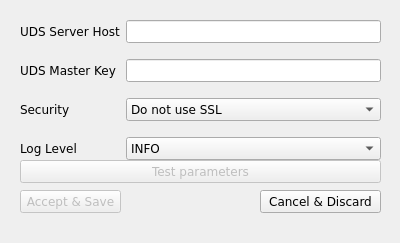
<?xml version="1.0" encoding="UTF-8"?>
<ui version="4.0">
 <class>UdsActorSetupDialog</class>
 <widget class="QDialog" name="UdsActorSetupDialog">
  <property name="windowModality">
   <enum>Qt::WindowModal</enum>
  </property>
  <property name="geometry">
   <rect>
    <x>0</x>
    <y>0</y>
    <width>400</width>
    <height>243</height>
   </rect>
  </property>
  <property name="sizePolicy">
   <sizepolicy hsizetype="Preferred" vsizetype="Preferred">
    <horstretch>0</horstretch>
    <verstretch>0</verstretch>
   </sizepolicy>
  </property>
  <property name="font">
   <font>
    <family>Verdana</family>
    <pointsize>9</pointsize>
   </font>
  </property>
  <property name="windowTitle">
   <string>UDS Actor Configuration</string>
  </property>
  <property name="autoFillBackground">
   <bool>false</bool>
  </property>
  <property name="locale">
   <locale language="English" country="UnitedStates"/>
  </property>
  <property name="sizeGripEnabled">
   <bool>false</bool>
  </property>
  <property name="modal">
   <bool>true</bool>
  </property>
  <widget class="QPushButton" name="testButton">
   <property name="enabled">
    <bool>false</bool>
   </property>
   <property name="geometry">
    <rect>
     <x>20</x>
     <y>160</y>
     <width>361</width>
     <height>23</height>
    </rect>
   </property>
   <property name="toolTip">
    <string>Click to test the selecter parameters</string>
   </property>
   <property name="whatsThis">
    <string>&lt;html&gt;&lt;head/&gt;&lt;body&gt;&lt;p&gt;Click on this button to test the server host and master key parameters.&lt;/p&gt;&lt;p&gt;A window will be displayed with results after the test is executed.&lt;/p&gt;&lt;p&gt;&lt;br/&gt;&lt;/p&gt;&lt;p&gt;This button will only be active if all parameters are filled.&lt;/p&gt;&lt;/body&gt;&lt;/html&gt;</string>
   </property>
   <property name="text">
    <string>Test parameters</string>
   </property>
  </widget>
  <widget class="QPushButton" name="saveButton">
   <property name="enabled">
    <bool>false</bool>
   </property>
   <property name="geometry">
    <rect>
     <x>20</x>
     <y>190</y>
     <width>101</width>
     <height>23</height>
    </rect>
   </property>
   <property name="sizePolicy">
    <sizepolicy hsizetype="Preferred" vsizetype="Fixed">
     <horstretch>0</horstretch>
     <verstretch>0</verstretch>
    </sizepolicy>
   </property>
   <property name="toolTip">
    <string>Accepts changes and saves them</string>
   </property>
   <property name="whatsThis">
    <string>Clicking on this button will accept all changes and save them, closing the configuration window</string>
   </property>
   <property name="text">
    <string>Accept &amp;&amp; Save</string>
   </property>
  </widget>
  <widget class="QPushButton" name="cancelButton">
   <property name="geometry">
    <rect>
     <x>260</x>
     <y>190</y>
     <width>121</width>
     <height>23</height>
    </rect>
   </property>
   <property name="sizePolicy">
    <sizepolicy hsizetype="Preferred" vsizetype="Fixed">
     <horstretch>0</horstretch>
     <verstretch>0</verstretch>
    </sizepolicy>
   </property>
   <property name="toolTip">
    <string>Cancel all changes and discard them</string>
   </property>
   <property name="whatsThis">
    <string>Discards all changes and closes the configuration window</string>
   </property>
   <property name="text">
    <string>Cancel &amp;&amp; Discard</string>
   </property>
  </widget>
  <widget class="QWidget" name="layoutWidget">
   <property name="geometry">
    <rect>
     <x>20</x>
     <y>20</y>
     <width>361</width>
     <height>146</height>
    </rect>
   </property>
   <layout class="QFormLayout" name="formLayout">
    <property name="fieldGrowthPolicy">
     <enum>QFormLayout::AllNonFixedFieldsGrow</enum>
    </property>
    <property name="verticalSpacing">
     <number>16</number>
    </property>
    <item row="0" column="0">
     <widget class="QLabel" name="label">
      <property name="text">
       <string>UDS Server Host</string>
      </property>
     </widget>
    </item>
    <item row="0" column="1">
     <widget class="QLineEdit" name="host">
      <property name="acceptDrops">
       <bool>false</bool>
      </property>
      <property name="toolTip">
       <string>Uds Broker Server Addres. Use IP or FQDN</string>
      </property>
      <property name="whatsThis">
       <string>Enter here the UDS Broker Addres using either its IP address or its FQDN address</string>
      </property>
     </widget>
    </item>
    <item row="1" column="0">
     <widget class="QLabel" name="label_3">
      <property name="text">
       <string>UDS Master Key</string>
      </property>
     </widget>
    </item>
    <item row="1" column="1">
     <widget class="QLineEdit" name="masterKey">
      <property name="toolTip">
       <string>Master key to communicate with UDS Broker</string>
      </property>
      <property name="whatsThis">
       <string>&lt;html&gt;&lt;head/&gt;&lt;body&gt;&lt;p&gt;Enter the Master Key (found on&lt;span style=&quot; font-weight:600;&quot;&gt; UDS Configuration&lt;/span&gt; section) of the UDS Broker to allow communication of the Actor with Broker&lt;/p&gt;&lt;/body&gt;&lt;/html&gt;</string>
      </property>
     </widget>
    </item>
    <item row="2" column="0">
     <widget class="QLabel" name="label_4">
      <property name="text">
       <string>Security</string>
      </property>
     </widget>
    </item>
    <item row="2" column="1">
     <widget class="QComboBox" name="useSSl">
      <property name="toolTip">
       <string>Select communication security with broker</string>
      </property>
      <property name="whatsThis">
       <string>&lt;html&gt;&lt;head/&gt;&lt;body&gt;&lt;p&gt;Select the security for communications with UDS Broker.&lt;/p&gt;&lt;p&gt;The recommended method of communication is &lt;span style=&quot; font-weight:600;&quot;&gt;Use SSL&lt;/span&gt;, but selection needs to be acording to your broker configuration.&lt;/p&gt;&lt;/body&gt;&lt;/html&gt;</string>
      </property>
      <item>
       <property name="text">
        <string>Do not use SSL</string>
       </property>
      </item>
      <item>
       <property name="text">
        <string>Use SSL</string>
       </property>
      </item>
     </widget>
    </item>
    <item row="3" column="0">
     <widget class="QLabel" name="logLevelLabel">
      <property name="text">
       <string>Log Level</string>
      </property>
     </widget>
    </item>
    <item row="3" column="1">
     <widget class="QComboBox" name="logLevelComboBox">
      <property name="currentIndex">
       <number>1</number>
      </property>
      <item>
       <property name="text">
        <string notr="true">DEBUG</string>
       </property>
      </item>
      <item>
       <property name="text">
        <string notr="true">INFO</string>
       </property>
      </item>
      <item>
       <property name="text">
        <string notr="true">EROR</string>
       </property>
      </item>
      <item>
       <property name="text">
        <string notr="true">FATAL</string>
       </property>
      </item>
     </widget>
    </item>
   </layout>
  </widget>
 </widget>
 <resources/>
 <connections>
  <connection>
   <sender>host</sender>
   <signal>textChanged(QString)</signal>
   <receiver>UdsActorSetupDialog</receiver>
   <slot>textChanged()</slot>
   <hints>
    <hint type="sourcelabel">
     <x>123</x>
     <y>31</y>
    </hint>
    <hint type="destinationlabel">
     <x>143</x>
     <y>48</y>
    </hint>
   </hints>
  </connection>
  <connection>
   <sender>masterKey</sender>
   <signal>textChanged(QString)</signal>
   <receiver>UdsActorSetupDialog</receiver>
   <slot>textChanged()</slot>
   <hints>
    <hint type="sourcelabel">
     <x>258</x>
     <y>75</y>
    </hint>
    <hint type="destinationlabel">
     <x>299</x>
     <y>84</y>
    </hint>
   </hints>
  </connection>
  <connection>
   <sender>cancelButton</sender>
   <signal>pressed()</signal>
   <receiver>UdsActorSetupDialog</receiver>
   <slot>cancelAndDiscard()</slot>
   <hints>
    <hint type="sourcelabel">
     <x>315</x>
     <y>165</y>
    </hint>
    <hint type="destinationlabel">
     <x>231</x>
     <y>161</y>
    </hint>
   </hints>
  </connection>
  <connection>
   <sender>testButton</sender>
   <signal>pressed()</signal>
   <receiver>UdsActorSetupDialog</receiver>
   <slot>testParameters()</slot>
   <hints>
    <hint type="sourcelabel">
     <x>239</x>
     <y>132</y>
    </hint>
    <hint type="destinationlabel">
     <x>285</x>
     <y>185</y>
    </hint>
   </hints>
  </connection>
  <connection>
   <sender>saveButton</sender>
   <signal>pressed()</signal>
   <receiver>UdsActorSetupDialog</receiver>
   <slot>acceptAndSave()</slot>
   <hints>
    <hint type="sourcelabel">
     <x>71</x>
     <y>165</y>
    </hint>
    <hint type="destinationlabel">
     <x>124</x>
     <y>181</y>
    </hint>
   </hints>
  </connection>
 </connections>
 <slots>
  <slot>textChanged()</slot>
  <slot>cancelAndDiscard()</slot>
  <slot>testParameters()</slot>
  <slot>acceptAndSave()</slot>
 </slots>
</ui>
